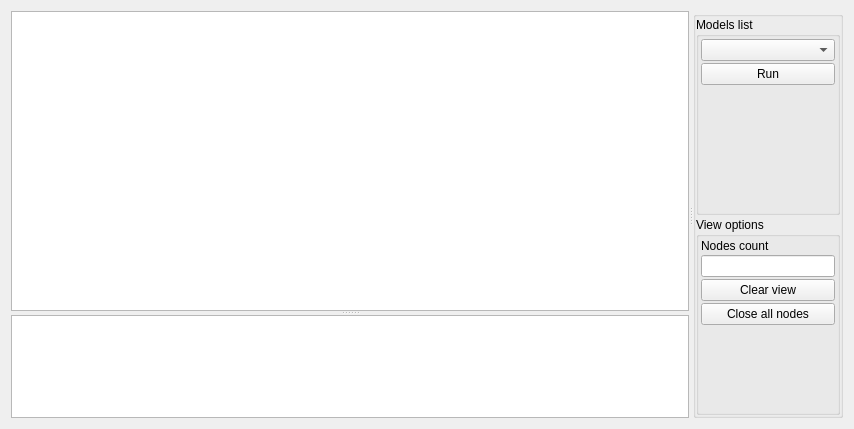
<?xml version="1.0" encoding="UTF-8"?>
<ui version="4.0">
 <class>MainWidget</class>
 <widget class="QWidget" name="MainWidget">
  <property name="geometry">
   <rect>
    <x>0</x>
    <y>0</y>
    <width>854</width>
    <height>429</height>
   </rect>
  </property>
  <property name="sizePolicy">
   <sizepolicy hsizetype="Expanding" vsizetype="Expanding">
    <horstretch>0</horstretch>
    <verstretch>0</verstretch>
   </sizepolicy>
  </property>
  <property name="windowTitle">
   <string>hmiSCADA</string>
  </property>
  <layout class="QGridLayout" name="gridLayout">
   <item row="0" column="0">
    <widget class="QSplitter" name="splitter_2">
     <property name="sizePolicy">
      <sizepolicy hsizetype="Expanding" vsizetype="Expanding">
       <horstretch>0</horstretch>
       <verstretch>0</verstretch>
      </sizepolicy>
     </property>
     <property name="orientation">
      <enum>Qt::Horizontal</enum>
     </property>
     <widget class="QSplitter" name="splitter">
      <property name="sizePolicy">
       <sizepolicy hsizetype="Expanding" vsizetype="Expanding">
        <horstretch>0</horstretch>
        <verstretch>0</verstretch>
       </sizepolicy>
      </property>
      <property name="orientation">
       <enum>Qt::Vertical</enum>
      </property>
      <widget class="QGraphicsView" name="graphicsView">
       <property name="minimumSize">
        <size>
         <width>674</width>
         <height>300</height>
        </size>
       </property>
       <property name="frameShape">
        <enum>QFrame::StyledPanel</enum>
       </property>
      </widget>
      <widget class="QTableView" name="logTable">
       <property name="autoScroll">
        <bool>false</bool>
       </property>
       <attribute name="verticalHeaderVisible">
        <bool>false</bool>
       </attribute>
       <attribute name="verticalHeaderStretchLastSection">
        <bool>false</bool>
       </attribute>
      </widget>
     </widget>
     <widget class="QGroupBox" name="groupBox">
      <property name="sizePolicy">
       <sizepolicy hsizetype="Preferred" vsizetype="Preferred">
        <horstretch>0</horstretch>
        <verstretch>0</verstretch>
       </sizepolicy>
      </property>
      <property name="maximumSize">
       <size>
        <width>150</width>
        <height>16777215</height>
       </size>
      </property>
      <property name="title">
       <string/>
      </property>
      <layout class="QVBoxLayout" name="verticalLayout">
       <property name="spacing">
        <number>2</number>
       </property>
       <property name="leftMargin">
        <number>0</number>
       </property>
       <property name="topMargin">
        <number>0</number>
       </property>
       <property name="rightMargin">
        <number>0</number>
       </property>
       <property name="bottomMargin">
        <number>0</number>
       </property>
       <item>
        <widget class="QGroupBox" name="groupBox_3">
         <property name="minimumSize">
          <size>
           <width>0</width>
           <height>50</height>
          </size>
         </property>
         <property name="title">
          <string>Models list</string>
         </property>
         <layout class="QVBoxLayout" name="verticalLayout_3">
          <property name="spacing">
           <number>2</number>
          </property>
          <property name="leftMargin">
           <number>2</number>
          </property>
          <property name="topMargin">
           <number>2</number>
          </property>
          <property name="rightMargin">
           <number>2</number>
          </property>
          <property name="bottomMargin">
           <number>2</number>
          </property>
          <item>
           <widget class="QComboBox" name="comboBox"/>
          </item>
          <item>
           <widget class="QPushButton" name="pbRun">
            <property name="text">
             <string>Run</string>
            </property>
           </widget>
          </item>
          <item>
           <spacer name="verticalSpacer">
            <property name="orientation">
             <enum>Qt::Vertical</enum>
            </property>
            <property name="sizeHint" stdset="0">
             <size>
              <width>20</width>
              <height>40</height>
             </size>
            </property>
           </spacer>
          </item>
         </layout>
        </widget>
       </item>
       <item>
        <widget class="QGroupBox" name="groupBox_2">
         <property name="minimumSize">
          <size>
           <width>0</width>
           <height>0</height>
          </size>
         </property>
         <property name="title">
          <string>View options</string>
         </property>
         <layout class="QVBoxLayout" name="verticalLayout_2">
          <property name="spacing">
           <number>2</number>
          </property>
          <property name="leftMargin">
           <number>2</number>
          </property>
          <property name="topMargin">
           <number>2</number>
          </property>
          <property name="rightMargin">
           <number>2</number>
          </property>
          <property name="bottomMargin">
           <number>2</number>
          </property>
          <item>
           <widget class="QLabel" name="label_2">
            <property name="text">
             <string>Nodes count</string>
            </property>
           </widget>
          </item>
          <item>
           <widget class="QLineEdit" name="lineEdit">
            <property name="readOnly">
             <bool>true</bool>
            </property>
           </widget>
          </item>
          <item>
           <widget class="QPushButton" name="pbClear">
            <property name="text">
             <string>Clear view</string>
            </property>
           </widget>
          </item>
          <item>
           <widget class="QPushButton" name="pushButton">
            <property name="text">
             <string>Close all nodes</string>
            </property>
           </widget>
          </item>
          <item>
           <spacer name="verticalSpacer_2">
            <property name="orientation">
             <enum>Qt::Vertical</enum>
            </property>
            <property name="sizeHint" stdset="0">
             <size>
              <width>20</width>
              <height>40</height>
             </size>
            </property>
           </spacer>
          </item>
         </layout>
        </widget>
       </item>
      </layout>
     </widget>
    </widget>
   </item>
  </layout>
 </widget>
 <resources/>
 <connections/>
</ui>
